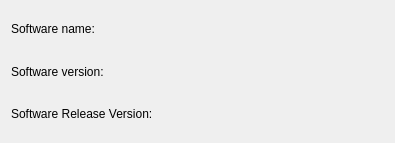
<?xml version="1.0" encoding="UTF-8"?>
<ui version="4.0">
 <class>Help</class>
 <widget class="QDialog" name="Help">
  <property name="geometry">
   <rect>
    <x>0</x>
    <y>0</y>
    <width>395</width>
    <height>143</height>
   </rect>
  </property>
  <property name="windowTitle">
   <string>Help</string>
  </property>
  <layout class="QVBoxLayout" name="verticalLayout_2">
   <item>
    <layout class="QVBoxLayout" name="verticalLayout">
     <item>
      <layout class="QHBoxLayout" name="horizontalLayout">
       <item>
        <widget class="QLabel" name="SoftwareName">
         <property name="text">
          <string>Software name:</string>
         </property>
        </widget>
       </item>
       <item>
        <widget class="QLabel" name="softwareNamelabel">
         <property name="text">
          <string/>
         </property>
        </widget>
       </item>
      </layout>
     </item>
     <item>
      <layout class="QHBoxLayout" name="horizontalLayout_2">
       <item>
        <widget class="QLabel" name="SoftwareVersion">
         <property name="text">
          <string>Software version:</string>
         </property>
        </widget>
       </item>
       <item>
        <widget class="QLabel" name="softwareVersionlabel">
         <property name="text">
          <string/>
         </property>
        </widget>
       </item>
      </layout>
     </item>
     <item>
      <layout class="QHBoxLayout" name="horizontalLayout_3">
       <item>
        <widget class="QLabel" name="SoftwareReleaseVersion">
         <property name="text">
          <string>Software Release Version:</string>
         </property>
        </widget>
       </item>
       <item>
        <widget class="QLabel" name="softwareReleaseVersionlabel">
         <property name="text">
          <string/>
         </property>
        </widget>
       </item>
      </layout>
     </item>
    </layout>
   </item>
  </layout>
 </widget>
 <layoutdefault spacing="6" margin="11"/>
 <resources/>
 <connections/>
</ui>
